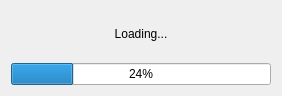
<?xml version="1.0" encoding="UTF-8"?>
<ui version="4.0">
 <class>Dialog</class>
 <widget class="QDialog" name="Dialog">
  <property name="geometry">
   <rect>
    <x>0</x>
    <y>0</y>
    <width>282</width>
    <height>96</height>
   </rect>
  </property>
  <property name="windowTitle">
   <string>Loading...</string>
  </property>
  <layout class="QVBoxLayout" name="verticalLayout">
   <item>
    <widget class="QLabel" name="label">
     <property name="text">
      <string>Loading...</string>
     </property>
     <property name="alignment">
      <set>Qt::AlignmentFlag::AlignCenter</set>
     </property>
    </widget>
   </item>
   <item>
    <widget class="QProgressBar" name="progressBar">
     <property name="value">
      <number>24</number>
     </property>
     <property name="alignment">
      <set>Qt::AlignmentFlag::AlignRight|Qt::AlignmentFlag::AlignTop|Qt::AlignmentFlag::AlignTrailing</set>
     </property>
     <property name="invertedAppearance">
      <bool>false</bool>
     </property>
     <property name="textDirection">
      <enum>QProgressBar::Direction::TopToBottom</enum>
     </property>
    </widget>
   </item>
  </layout>
 </widget>
 <resources/>
 <connections/>
</ui>
